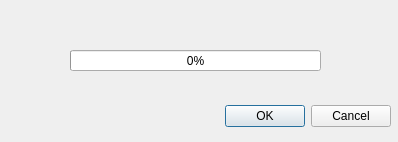
<?xml version="1.0" encoding="UTF-8"?>
<ui version="4.0">
 <class>Dlg_Progress</class>
 <widget class="QDialog" name="Dlg_Progress">
  <property name="geometry">
   <rect>
    <x>0</x>
    <y>0</y>
    <width>398</width>
    <height>142</height>
   </rect>
  </property>
  <property name="windowTitle">
   <string>Dialog</string>
  </property>
  <widget class="QDialogButtonBox" name="buttonBox">
   <property name="geometry">
    <rect>
     <x>50</x>
     <y>100</y>
     <width>341</width>
     <height>32</height>
    </rect>
   </property>
   <property name="orientation">
    <enum>Qt::Horizontal</enum>
   </property>
   <property name="standardButtons">
    <set>QDialogButtonBox::Cancel|QDialogButtonBox::Ok</set>
   </property>
  </widget>
  <widget class="QProgressBar" name="progressBar">
   <property name="geometry">
    <rect>
     <x>70</x>
     <y>50</y>
     <width>251</width>
     <height>21</height>
    </rect>
   </property>
   <property name="maximum">
    <number>30</number>
   </property>
   <property name="value">
    <number>0</number>
   </property>
  </widget>
 </widget>
 <resources/>
 <connections>
  <connection>
   <sender>buttonBox</sender>
   <signal>accepted()</signal>
   <receiver>Dlg_Progress</receiver>
   <slot>accept()</slot>
   <hints>
    <hint type="sourcelabel">
     <x>248</x>
     <y>254</y>
    </hint>
    <hint type="destinationlabel">
     <x>157</x>
     <y>274</y>
    </hint>
   </hints>
  </connection>
  <connection>
   <sender>buttonBox</sender>
   <signal>rejected()</signal>
   <receiver>Dlg_Progress</receiver>
   <slot>reject()</slot>
   <hints>
    <hint type="sourcelabel">
     <x>316</x>
     <y>260</y>
    </hint>
    <hint type="destinationlabel">
     <x>286</x>
     <y>274</y>
    </hint>
   </hints>
  </connection>
 </connections>
</ui>
